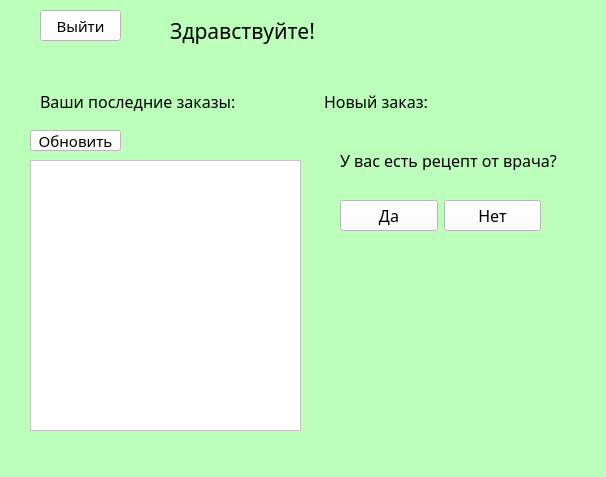
<?xml version="1.0" encoding="UTF-8"?>
<ui version="4.0">
 <class>MainWindow</class>
 <widget class="QMainWindow" name="MainWindow">
  <property name="geometry">
   <rect>
    <x>0</x>
    <y>0</y>
    <width>606</width>
    <height>477</height>
   </rect>
  </property>
  <property name="font">
   <font>
    <family>Microsoft YaHei Light</family>
   </font>
  </property>
  <property name="windowTitle">
   <string>MainWindow</string>
  </property>
  <property name="styleSheet">
   <string notr="true">
background-color: rgb(187, 255, 187);</string>
  </property>
  <widget class="QWidget" name="centralwidget">
   <widget class="QLabel" name="label">
    <property name="geometry">
     <rect>
      <x>170</x>
      <y>10</y>
      <width>351</width>
      <height>41</height>
     </rect>
    </property>
    <property name="font">
     <font>
      <family>Microsoft YaHei Light</family>
      <pointsize>16</pointsize>
     </font>
    </property>
    <property name="text">
     <string>Здравствуйте!</string>
    </property>
   </widget>
   <widget class="QListWidget" name="listWidget">
    <property name="geometry">
     <rect>
      <x>30</x>
      <y>160</y>
      <width>271</width>
      <height>271</height>
     </rect>
    </property>
    <property name="font">
     <font>
      <family>Microsoft YaHei Light</family>
     </font>
    </property>
    <property name="styleSheet">
     <string notr="true">
background-color: rgb(255, 255, 255);</string>
    </property>
   </widget>
   <widget class="QLabel" name="label_4">
    <property name="geometry">
     <rect>
      <x>340</x>
      <y>150</y>
      <width>231</width>
      <height>20</height>
     </rect>
    </property>
    <property name="font">
     <font>
      <family>Microsoft YaHei Light</family>
      <pointsize>12</pointsize>
     </font>
    </property>
    <property name="text">
     <string>У вас есть рецепт от врача?</string>
    </property>
   </widget>
   <widget class="QWidget" name="layoutWidget">
    <property name="geometry">
     <rect>
      <x>40</x>
      <y>90</y>
      <width>561</width>
      <height>23</height>
     </rect>
    </property>
    <layout class="QHBoxLayout" name="horizontalLayout">
     <item>
      <widget class="QLabel" name="label_2">
       <property name="font">
        <font>
         <family>Microsoft YaHei Light</family>
         <pointsize>12</pointsize>
        </font>
       </property>
       <property name="text">
        <string>Ваши последние заказы:</string>
       </property>
      </widget>
     </item>
     <item>
      <widget class="QLabel" name="label_3">
       <property name="font">
        <font>
         <family>Microsoft YaHei Light</family>
         <pointsize>12</pointsize>
        </font>
       </property>
       <property name="text">
        <string>Новый заказ:</string>
       </property>
      </widget>
     </item>
    </layout>
   </widget>
   <widget class="QWidget" name="layoutWidget">
    <property name="geometry">
     <rect>
      <x>340</x>
      <y>200</y>
      <width>201</width>
      <height>31</height>
     </rect>
    </property>
    <layout class="QHBoxLayout" name="horizontalLayout_2">
     <item>
      <widget class="QPushButton" name="pushButton">
       <property name="font">
        <font>
         <family>Microsoft YaHei Light</family>
         <pointsize>12</pointsize>
        </font>
       </property>
       <property name="styleSheet">
        <string notr="true">background-color: rgb(255, 255, 255);</string>
       </property>
       <property name="text">
        <string>Да</string>
       </property>
      </widget>
     </item>
     <item>
      <widget class="QPushButton" name="pushButton_2">
       <property name="font">
        <font>
         <family>Microsoft YaHei Light</family>
         <pointsize>12</pointsize>
        </font>
       </property>
       <property name="styleSheet">
        <string notr="true">background-color: rgb(255, 255, 255);</string>
       </property>
       <property name="text">
        <string>Нет</string>
       </property>
      </widget>
     </item>
    </layout>
   </widget>
   <widget class="QLabel" name="label_5">
    <property name="geometry">
     <rect>
      <x>370</x>
      <y>270</y>
      <width>151</width>
      <height>161</height>
     </rect>
    </property>
    <property name="styleSheet">
     <string notr="true">background-image: url(:/newPrefix/i.jpg);</string>
    </property>
    <property name="text">
     <string/>
    </property>
    <property name="pixmap">
     <pixmap>:/newPrefix/i.jpg</pixmap>
    </property>
    <property name="scaledContents">
     <bool>true</bool>
    </property>
   </widget>
   <widget class="QLabel" name="label_7">
    <property name="geometry">
     <rect>
      <x>480</x>
      <y>30</y>
      <width>51</width>
      <height>31</height>
     </rect>
    </property>
    <property name="styleSheet">
     <string notr="true">background-image: url(:/newPrefix/Screenshot_2.png);</string>
    </property>
    <property name="text">
     <string/>
    </property>
    <property name="pixmap">
     <pixmap>:/newPrefix/Screenshot_2.png</pixmap>
    </property>
    <property name="scaledContents">
     <bool>true</bool>
    </property>
   </widget>
   <widget class="QLabel" name="label_8">
    <property name="geometry">
     <rect>
      <x>520</x>
      <y>290</y>
      <width>41</width>
      <height>41</height>
     </rect>
    </property>
    <property name="styleSheet">
     <string notr="true">background-image: url(:/newPrefix/Screenshot_6.png);</string>
    </property>
    <property name="text">
     <string/>
    </property>
    <property name="pixmap">
     <pixmap>:/newPrefix/Screenshot_6.png</pixmap>
    </property>
    <property name="scaledContents">
     <bool>true</bool>
    </property>
   </widget>
   <widget class="QPushButton" name="pushButton_3">
    <property name="geometry">
     <rect>
      <x>40</x>
      <y>10</y>
      <width>81</width>
      <height>31</height>
     </rect>
    </property>
    <property name="font">
     <font>
      <family>Microsoft YaHei UI Light</family>
      <pointsize>11</pointsize>
     </font>
    </property>
    <property name="styleSheet">
     <string notr="true">background-color: rgb(255, 255, 255);</string>
    </property>
    <property name="text">
     <string>Выйти</string>
    </property>
   </widget>
   <widget class="QPushButton" name="pushButton_update">
    <property name="geometry">
     <rect>
      <x>30</x>
      <y>130</y>
      <width>91</width>
      <height>21</height>
     </rect>
    </property>
    <property name="font">
     <font>
      <family>Microsoft YaHei UI Light</family>
      <pointsize>11</pointsize>
     </font>
    </property>
    <property name="styleSheet">
     <string notr="true">background-color: rgb(255, 255, 255);</string>
    </property>
    <property name="text">
     <string>Обновить</string>
    </property>
   </widget>
  </widget>
  <widget class="QMenuBar" name="menubar">
   <property name="geometry">
    <rect>
     <x>0</x>
     <y>0</y>
     <width>606</width>
     <height>21</height>
    </rect>
   </property>
  </widget>
  <widget class="QStatusBar" name="statusbar"/>
 </widget>
 <resources>
  <include location="../../../Desktop/proj/projj.qrc"/>
 </resources>
 <connections/>
</ui>
